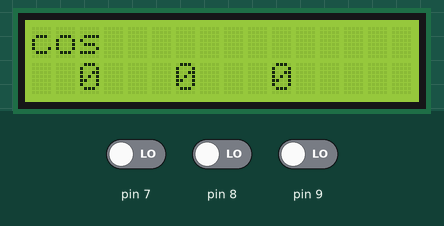
Simulated run of this sketch. Board: Arduino Uno, built with avr-gcc and run on an emulated ATmega328P. Shown: 16×2 character LCD. The test bench sets the inputs (shaded band); at power-on: pin 7 LOW, pin 8 LOW, pin 9 LOW.

Above: at 1.2 s.
1.3 s: pin 7 driven HIGH
At 1.9 s:
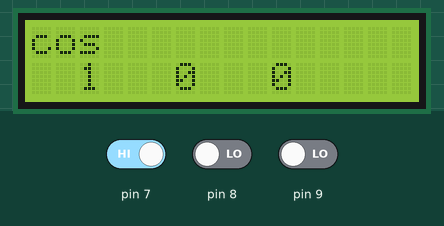
2.8 s: pin 8 driven HIGH
At 3.1 s:
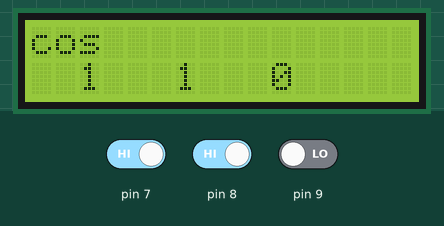
4.3 s: pin 9 driven HIGH
At 4.7 s:
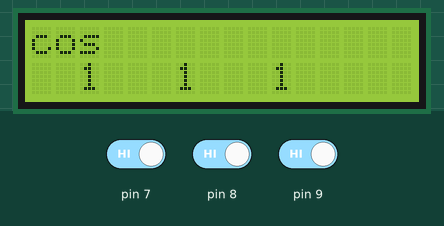
5.8 s: pin 7 driven LOW
At 7.0 s:
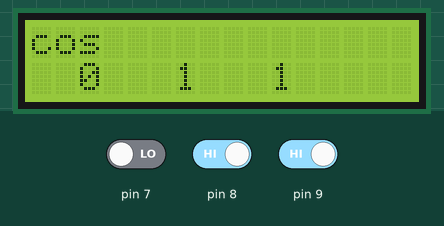
7.3 s: pin 8 driven LOW
At 8.3 s:
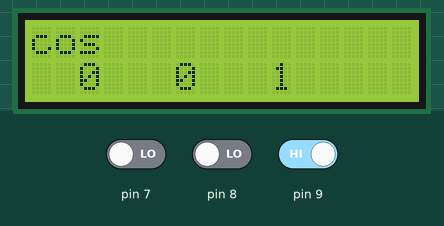
8.8 s: pin 7 driven HIGH
At 9.6 s:
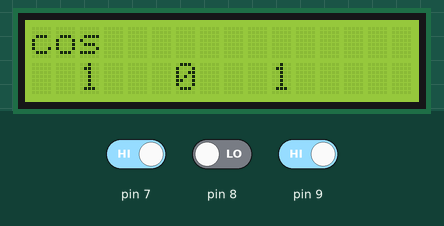
Timing chart, 0 to 11.3 s (numbered marks = the images above; inputs shaded):
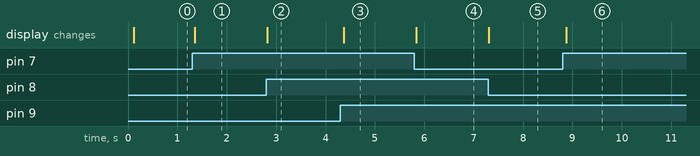

Measured:
- after the input at 1.3 s, the display: changes after 0.05 s (image 1)
- after the input at 2.8 s, the display: changes at once (image 2)
- after the input at 4.3 s, the display: changes after 0.07 s (image 3)
- after the input at 5.8 s, the display: changes at once (image 4)
- after the input at 7.3 s, the display: changes at once (image 5)
- after the input at 8.8 s, the display: changes after 0.08 s (image 6)

The sketch:

lcd_screen.ino
```cpp
#include <LiquidCrystal.h>
LiquidCrystal lcd (12, 11, 5, 4, 3, 2);

void setup() {

lcd.begin (16, 2);
lcd.print ("cos");


int q = digitalRead(7);
 int w = digitalRead(8);
 int e = digitalRead(9);

pinMode(7,INPUT);
pinMode(8,INPUT);
pinMode(9,INPUT);
}

void loop() {

  int q = digitalRead(7);
  lcd.setCursor (2,2);
  lcd.print ( q );
  delay(25);

  int w = digitalRead(8);
  lcd.setCursor (6,2);
  lcd.print ( w );
  delay(25);

  int e = digitalRead(9);
  lcd.setCursor (10,2);
  lcd.print ( e );
  delay(25);


}
```
